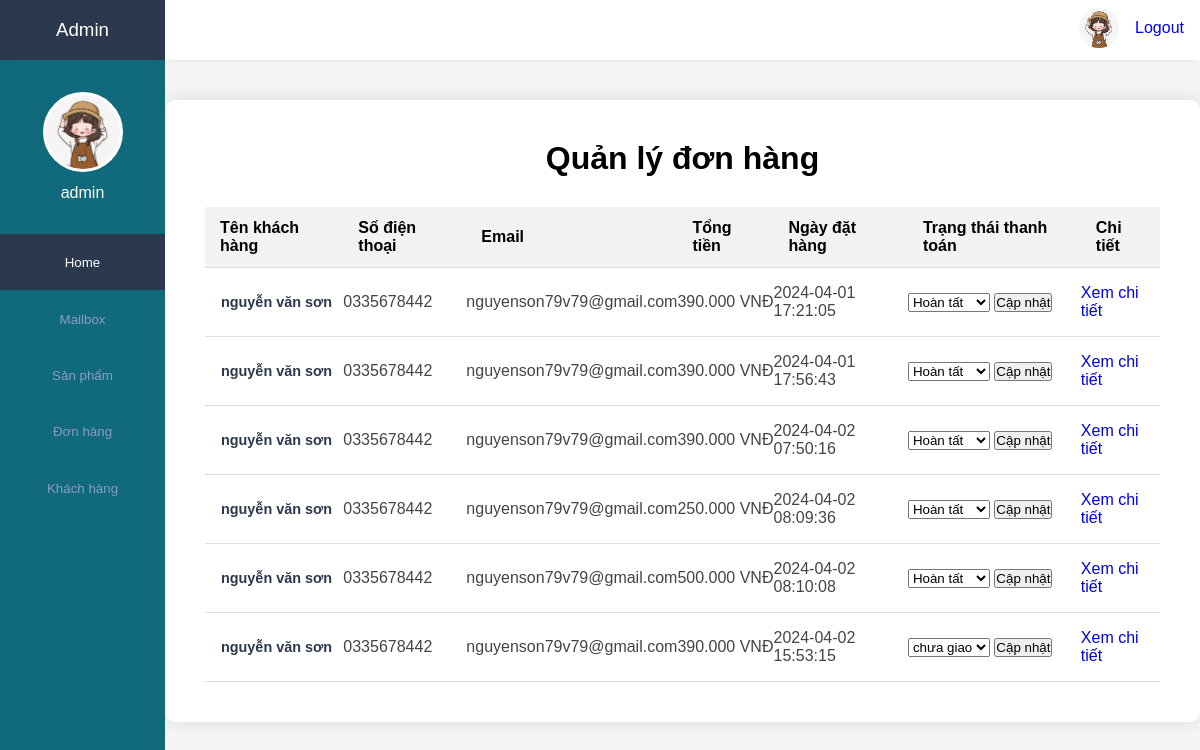
The app's page /admin/index.php?act=qldonhang (signed in), older data.
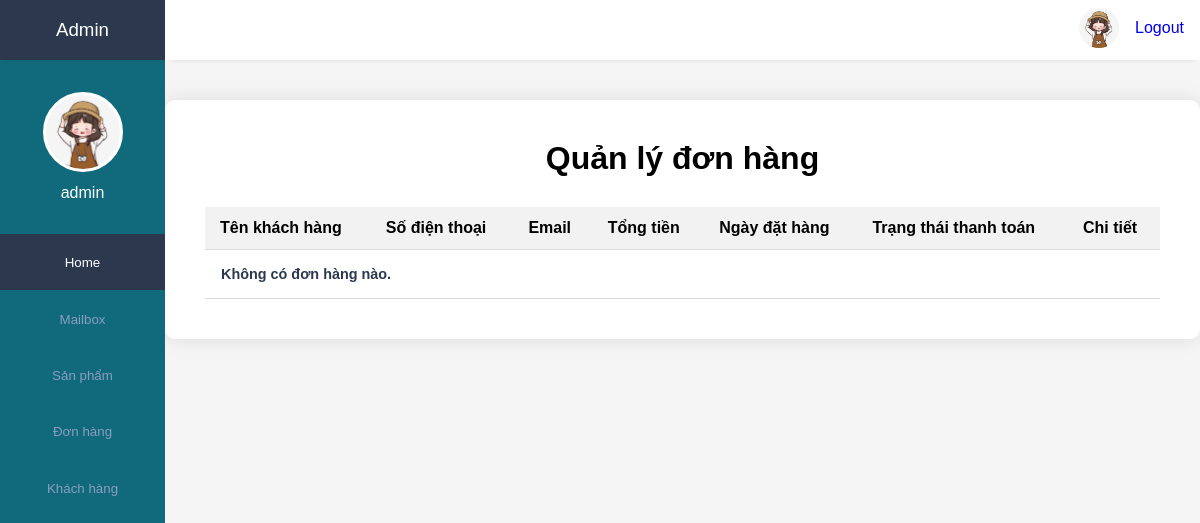
The same page, newer data.
### tables this page shows
CREATE TABLE `orders` (
  `id` int(100) NOT NULL,
  `user_id` int(100) NOT NULL,
  `name` varchar(100) NOT NULL,
  `number` varchar(12) NOT NULL,
  `email` varchar(100) NOT NULL,
  `method` varchar(50) NOT NULL,
  `address` varchar(500) NOT NULL,
  `total_products` varchar(1000) NOT NULL,
  `total_price` int(100) NOT NULL,
  `placed_on` varchar(50) NOT NULL,
  `payment_status` varchar(20) NOT NULL DEFAULT 'pending',
  `order_status` text NOT NULL
);

### admin/view/qldonhang.php (the view, shortened to what this page needs)
<?php
$conn = mysqli_connect('localhost','root','','dbtrangsuc') or die('Kết nối thất bại');
$sql = "SELECT o.id, o.name, o.number, o.email, o.total_price, o.placed_on, o.payment_status
       FROM orders o";
$result = mysqli_query($conn, $sql);
?>
<!DOCTYPE html>
<html>
<head>
    <link rel="stylesheet" href="https://cdnjs.cloudflare.com/ajax/libs/font-awesome/5.15.3/css/all.min.css">
</head>
<body>
    <div class="container">
        <h1>Quản lý đơn hàng</h1>
        <table>
            <tr>
                <th>Tên khách hàng</th>
                <th>Số điện thoại</th>
                <th>Email</th>
                <th>Tổng tiền</th>
                <th>Ngày đặt hàng</th>
                <th>Trạng thái thanh toán</th>
                <th>Chi tiết</th>
            </tr>
            <?php if (mysqli_num_rows($result) > 0) { ?>
                <?php while ($row = mysqli_fetch_assoc($result)) { ?>
                    <tr>
                        <td><?php echo $row["name"]; ?></td>
                        <td><?php echo $row["number"]; ?></td>
                        <td><?php echo $row["email"]; ?></td>
                        <td><?php echo number_format($row["total_price"], 0, ',', '.') . " VNĐ"; ?></td>
                        <td><?php echo $row["placed_on"]; ?></td>
                        <td>
                            <form class="status-form" method="post" action="view/update_order_status.php">
                                <select name="payment_status">
                                    <option value="chưa giao" <?php if ($row['payment_status'] == 'chưa giao') echo 'selected'; ?>>chưa giao</option>
                                    <option value="đã giao" <?php if ($row['payment_status'] == 'đã giao') echo 'selected'; ?>>Hoàn tất</option>
                                </select>
                                <button type="submit">Cập nhật</button>
                            </form>
                        </td>
                        <td><a href="view/order_details.php?id=<?php echo $row['id']; ?>">Xem chi tiết</a></td>
                    </tr>
                <?php } ?>
            <?php } else { ?>
                <tr>
                    <td colspan="7">Không có đơn hàng nào.</td>
                </tr>
            <?php } ?>
        </table>
    </div>
</body>
</html>

### admin/view/header.php (shortened to what this page needs)
<!DOCTYPE html>
<html lang="en">
<head>
    <link rel="stylesheet" href="../public/css/admin.css">
    <link rel="stylesheet" href="https://maxst.icons8.com/vue-static/landings/line-awesome/line-awesome/1.3.0/css/line-awesome.min.css">
</head>
<body>
    <div class="sidebar">
        <div class="side-header">
            <h3>A<span>dmin</span></h3>
        </div>
        <div class="side-content">
            <div class="profile">
                <a href="../admin/index.php?act=profile"><div class="profile-img bg-img" style="background-image: url(../public/img/avata.png)"></div></a>
                <h4><?php echo $_SESSION['admin_name'] ?></h4>
            </div>
            <div class="side-menu">
                <ul>
                    <li>
                       <a href="../admin/index.php" class="active">
                            <small>Home</small>
                        </a>
                    </li>
                    <li>
                       <a href="../admin/index.php?act=mailbox">
                            <small>Mailbox</small>
                        </a>
                    </li>
                    <li>
                       <a href="../admin/index.php?act=qlsanpham">
                            <small>Sản phẩm</small>
                        </a>
                    </li>
                    <li>
                       <a href="../admin/index.php?act=qldonhang">
                            <small>Đơn hàng</small>
                        </a>
                    </li>
                    <li>
                       <a href="../admin/index.php?act=qltaikhoan">
                            <small>Khách hàng</small>
                        </a>
                    </li>
                </ul>
            </div>
        </div>
    </div>
    <div class="main-content">
        <header>
            <div class="header-content">
                <div class="header-menu">
                    <div class="user">
                        <div class="bg-img" style="background-image: url(../public/img/avata.png)"></div>
                        <a href="../index.php?act=thoat">Logout</a>
                    </div>
                </div>
            </div>
        </header>

### admin/index.php (shortened to what this page needs)
<?php
    include "../admin/view/header.php";
    if(isset($_GET['act'])){
        switch ($_GET['act']) {
            case 'qldonhang':
                include "../admin/view/qldonhang.php";
                break;
        }
    } else{
        include "view/home.php";
    }
?>

### public/css/admin.css (style rules this page uses)
:root { --main-color: #2B384E; --color-dark: #116A7B; --text-grey: #B0B0B0; }
* { margin: 0; padding: 0; text-decoration: none; list-style-type: none; box-sizing: border-box; font-family: 'Merriweather', sans-serif; }
.sidebar { position: fixed; height: 100%; width: 165px; left: 0; bottom: 0; top: 0; z-index: 100; background: var(--color-dark); transition: left 300ms; }
.side-header { box-shadow: 0px 5px 5px -5px rgb(0 0 0 /10%); background: var(--main-color); height: 60px; display: flex; justify-content: center; align-items: center; }
.side-header h3, side-head span { color: white; font-weight: 400; }
.side-content { height: calc(100vh - 60px); overflow: auto; }
.profile { text-align: center; padding: 2rem 0rem; }
.bg-img { background-repeat: no-repeat; background-size: cover; border-radius: 50%; background-size: cover; }
.profile-img { height: 80px; width: 80px; display: inline-block; margin: 0 auto .5rem auto; border: 3px solid white; }
.profile h4 { color: #fff; font-weight: 500; }
.sidebar { overflow-y: auto; }
.side-menu ul { text-align: center; }
.side-menu a { display: block; padding: 1.2rem 0rem; }
.side-menu a.active { background: #2B384E; }
.side-menu a.active span, .side-menu a.active small { color: #fff; }
.side-menu a span, .side-menu a small { color: #899DC1; }
.main-content { margin-left: 165px; width: calc(100% - 165px); transition: margin-left 300ms; }
header { position: fixed; right: 0; top: 0; left: 165px; z-index: 100; height: 60px; box-shadow: 0px 5px 5px -5px rgb(0 0 0 /10%); background: #fff; transition: left 300ms; }
.header-content, .header-menu { display: flex; align-items: center; }
.header-content { justify-content: space-between; padding: 0rem 1rem; }
.header-menu { justify-content: flex-end; padding-top: .5rem; }
.user { display: flex; align-items: center; }
.user div, .client-img { height: 40px; width: 40px; margin-right: 1rem; }
table { border-collapse: collapse; }
table tbody td { padding: 1rem 0rem; color: #444; }
table tbody td:first-child { padding-left: 1rem; color: var(--main-color); font-weight: 600; font-size: .9rem; }
table tbody tr { border-bottom: 1px solid #dee2e8; }
input, button, select { outline: none; }

### admin/view/qldonhang.php (style rules this page uses)
body { font-family: 'Montserrat', sans-serif; background-color: #f5f5f5; margin: 0; padding: 100px 0px 0px 0px }
.container { max-width: 1200px; margin: 0 auto; padding: 40px; background-color: #fff; border-radius: 10px; box-shadow: 0 0 20px rgba(0, 0, 0, 0.1); }
h1 { text-align: center; margin-bottom: 30px; }
table { width: 100%; border-collapse: collapse; }
th, td { padding: 12px 15px; text-align: left; border-bottom: 1px solid #ddd; }
th { background-color: #f2f2f2; }
.status-form { display: inline-block; }

Row changes from the older to the newer data that the page shows:
removed orders: name "nguyễn văn sơn", number "0335678442", email "nguyenson79v79@gmail.com", total_price "390.000", placed_on "2024-04-01 17:21:05", payment_status "Hoàn tất"
removed orders: name "nguyễn văn sơn", number "0335678442", email "nguyenson79v79@gmail.com", total_price "390.000", placed_on "2024-04-01 17:56:43", payment_status "Hoàn tất"
removed orders: name "nguyễn văn sơn", number "0335678442", email "nguyenson79v79@gmail.com", total_price "390.000", placed_on "2024-04-02 07:50:16", payment_status "Hoàn tất"
removed orders: name "nguyễn văn sơn", number "0335678442", email "nguyenson79v79@gmail.com", total_price "250.000", placed_on "2024-04-02 08:09:36", payment_status "Hoàn tất"
removed orders: name "nguyễn văn sơn", number "0335678442", email "nguyenson79v79@gmail.com", total_price "500.000", placed_on "2024-04-02 08:10:08", payment_status "Hoàn tất"
removed orders: name "nguyễn văn sơn", number "0335678442", email "nguyenson79v79@gmail.com", total_price "390.000", placed_on "2024-04-02 15:53:15"
Text that changed along with them:
text now shown: "Không có đơn hàng nào."
